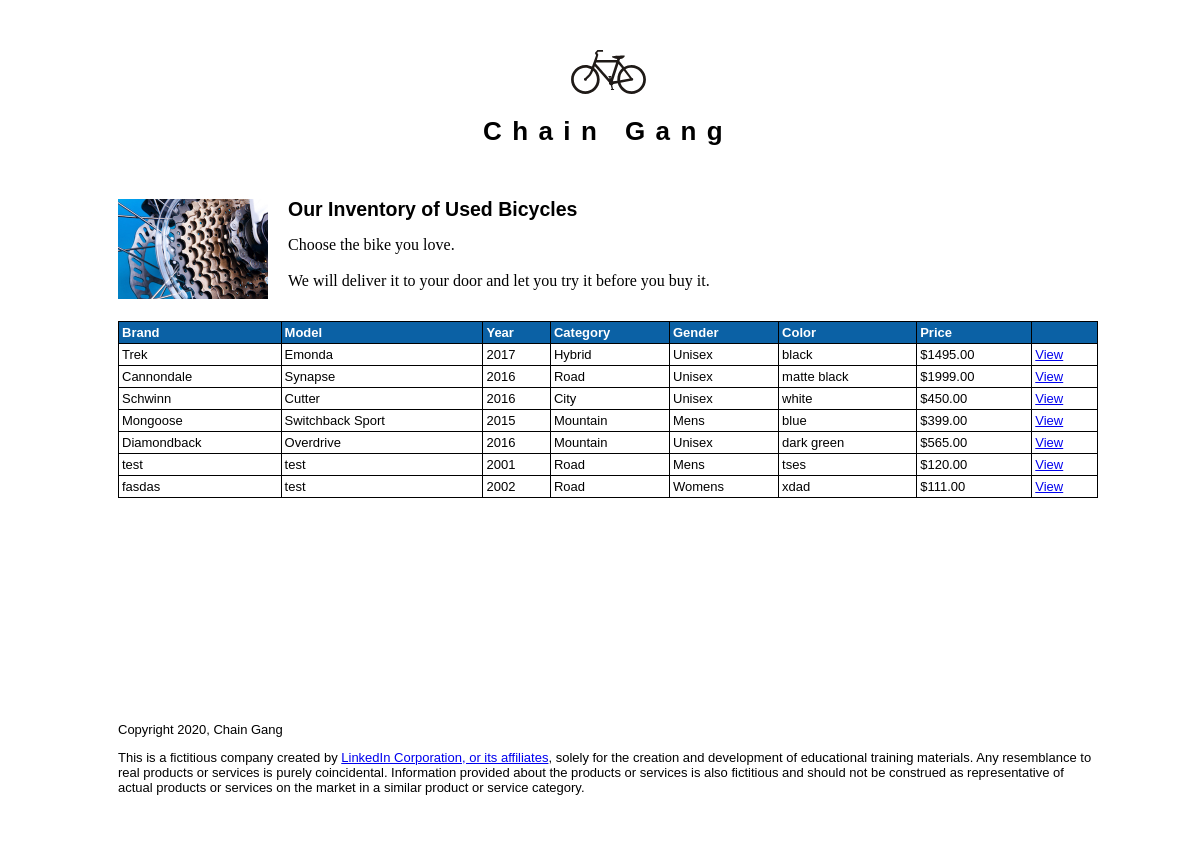
The page /bicycles.php on the database its author committed.
### tables this page shows
CREATE TABLE `bicycles` (
  `id` int(11) NOT NULL,
  `brand` varchar(255) NOT NULL,
  `model` varchar(255) NOT NULL,
  `year` int(4) NOT NULL,
  `category` varchar(255) NOT NULL,
  `gender` varchar(255) NOT NULL,
  `color` varchar(255) NOT NULL,
  `price` decimal(9,2) NOT NULL,
  `weight_kg` decimal(9,5) NOT NULL,
  `condition_id` tinyint(3) NOT NULL,
  `description` text NOT NULL
);

### private/functions.php (called while the page is built, shortened)
<?php
function url_for($script_path) {
  return WWW_ROOT . $script_path;
}
function h($string="") {
  return htmlspecialchars($string);
}
?>

### private/classes/databaseobject.class.php (called while the page is built, shortened)
<?php
class DatabaseObject
{
  static protected $database;
  static protected $table_name;
    static public function set_database($database) {
        self::$database = $database;
    }
    static public function find_by_sql($sql) {
        $result = self::$database->query($sql);
        $object_array = [];
        while($record = $result->fetch_assoc()) {
            $object_array[] = static::instantiate($record);
        }
        return $object_array;
    }
    static public function find_all() {
        $sql = "SELECT * FROM " . static::$table_name;
        return static::find_by_sql($sql);
    }
    static protected function instantiate($record) {
        $object = new static;
        foreach($record as $property => $value) {
            if(property_exists($object,$property)) {
                $object->$property = $value;
            }
        }
        return $object;
    }
}
?>

### public/bicycles.php (the view, shortened to what this page needs)
<?php include(SHARED_PATH . '/public_header.php'); ?>
<div id="main">
  <div id="page">
    <div class="intro">
      <img class="inset" src="<?php echo url_for('/images/AdobeStock_55807979_thumb.jpeg') ?>" />
      <h2>Our Inventory of Used Bicycles</h2>
      <p>Choose the bike you love.</p>
      <p>We will deliver it to your door and let you try it before you buy it.</p>
    </div>
    <table id="inventory">
      <tr>
        <th>Brand</th>
        <th>Model</th>
        <th>Year</th>
        <th>Category</th>
        <th>Gender</th>
        <th>Color</th>
        <th>Price</th>
          <th>&nbsp;</th>
      </tr>
<?php
$bikes = Bicycle::find_all();
?>
<?php foreach ($bikes as $bike) { ?>
      <tr>
        <td><?php echo h($bike->brand);?></td>
        <td><?php echo h($bike->model);?></td>
        <td><?php echo h($bike->year);?></td>
        <td><?php echo h($bike->category);?></td>
        <td><?php echo h($bike->gender);?></td>
        <td><?php echo h($bike->color);?></td>
        <td><?php echo h('$'.$bike->price);?></td>
          <td><a href="detail.php?id=<?php echo $bike->id;?>">View</a></td>
      </tr>
<?php        } ?>
    </table>
  </div>
</div>
<?php include(SHARED_PATH . '/public_footer.php'); ?>

### private/shared/public_header.php (shortened to what this page needs)
<!doctype html>
<html lang="en">
  <head>
    <link rel="stylesheet" media="all" href="<?php echo url_for('/stylesheets/public.css'); ?>" />
  </head>
  <body>
    <header>
      <h1>
        <a href="<?php echo url_for('/index.php'); ?>">
          <img class="bike-icon" src="<?php echo url_for('/images/USDOT_bicycle_symbol.svg') ?>" /><br />
          Chain Gang
        </a>
      </h1>
    </header>

### private/shared/public_footer.php (shortened to what this page needs)
  <?php if(isset($super_hero_image)) { ?>
    <div class="expanding-wrapper">
      <?php $image_url = url_for('/images/' . $super_hero_image); ?>
      <img id="super-hero-image" src="<?php echo $image_url; ?>" />
      <footer>
        <?php include(SHARED_PATH . '/public_copyright_disclaimer.php'); ?>
      </footer>
    </div>
  <?php } else { ?>
    <footer>
      <?php include(SHARED_PATH . '/public_copyright_disclaimer.php'); ?>
    </footer>
  <?php } ?>
  </body>
</html>

### private/shared/public_copyright_disclaimer.php
<p>Copyright <?php echo date('Y'); ?>, Chain Gang</p>
<p>This is a fictitious company created by <a href="http://linkedin.com">LinkedIn Corporation, or its affiliates</a>, solely for the creation and development of educational training materials. Any resemblance to real products or services is purely coincidental. Information provided about the products or services is also fictitious and should not be construed as representative of actual products or services on the market in a similar product or service category.</p>

### public/stylesheets/public.css (style rules this page uses)
html { height: 100%; width: 100%; }
body { width: 100%; height: 100%; border: 0; font: 13px/15px Verdana, Arial, Helvetica, sans-serif; background: #FFFFFF; }
header { width: 980px; margin: 0 auto; padding: 0; text-align: left; color: #FFFFFF; }
header h1 { margin: 50px 0 0 0; text-align: center; }
header h1 a { text-decoration: none; color: #000; letter-spacing: 0.4em; }
header h1 a img.bike-icon { display: inline-block; margin-bottom: 30px; width: 75px; }
#main { width: 980px; height: 500px; margin: 0 auto; padding: 0; }
footer { clear: both; width: 980px; margin: 0 auto; padding: 10px; background-color: #FFFFFF; }
div#page { margin: 60px auto; }
div#page h2 { line-height: 20px; }
div#page p { font: 16px/20px Georgia, Times, "Times New Roman", serif; }
img.inset { float: left; width: 150px; margin-right: 20px; }
table#inventory { margin-top: 30px; width: 980px; border-collapse: collapse; }
table#inventory tr th { background: #0B61A5; color: #FFF; text-align: left; }
table#inventory tr td, table#inventory tr th { border: 1px solid #000; padding: 3px; }

### rows shown on the page
bicycles: brand "Trek", model "Emonda", year "2017", category "Hybrid", gender "Unisex", color "black", price "$1495.00"
bicycles: brand "Cannondale", model "Synapse", year "2016", category "Road", gender "Unisex", color "matte black", price "$1999.00"
bicycles: brand "Schwinn", model "Cutter", year "2016", category "City", gender "Unisex", color "white", price "$450.00"
bicycles: brand "Mongoose", model "Switchback Sport", year "2015", category "Mountain", gender "Mens", color "blue", price "$399.00"
bicycles: brand "Diamondback", model "Overdrive", year "2016", category "Mountain", gender "Unisex", color "dark green", price "$565.00"
bicycles: brand "test", model "test", year "2001", category "Road", gender "Mens", color "tses", price "$120.00"
bicycles: brand "fasdas", model "test", year "2002", category "Road", gender "Womens", color "xdad", price "$111.00"
